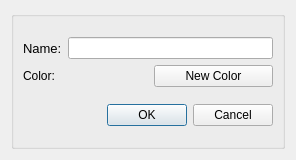
<ui version="4.0" >
 <class>AddAlternDialog</class>
 <widget class="QWidget" name="AddAlternDialog" >
  <property name="windowModality" >
   <enum>Qt::ApplicationModal</enum>
  </property>
  <property name="geometry" >
   <rect>
    <x>0</x>
    <y>0</y>
    <width>296</width>
    <height>160</height>
   </rect>
  </property>
  <property name="font" >
   <font>
    <family>Arial</family>
    <pointsize>9</pointsize>
   </font>
  </property>
  <property name="windowTitle" >
   <string>Add Alternative</string>
  </property>
  <layout class="QHBoxLayout" >
   <item>
    <widget class="QGroupBox" name="groupBox_4" >
     <property name="font" >
      <font>
       <pointsize>9</pointsize>
      </font>
     </property>
     <property name="title" >
      <string/>
     </property>
     <layout class="QVBoxLayout" >
      <item>
       <layout class="QHBoxLayout" >
        <item>
         <layout class="QVBoxLayout" >
          <item>
           <widget class="QLabel" name="name_label" >
            <property name="font" >
             <font>
              <pointsize>10</pointsize>
             </font>
            </property>
            <property name="text" >
             <string>Name:</string>
            </property>
           </widget>
          </item>
          <item>
           <widget class="QLabel" name="color_label" >
            <property name="text" >
             <string>Color:</string>
            </property>
           </widget>
          </item>
         </layout>
        </item>
        <item>
         <layout class="QVBoxLayout" >
          <item>
           <widget class="QLineEdit" name="alternative_name_edit" >
            <property name="minimumSize" >
             <size>
              <width>200</width>
              <height>0</height>
             </size>
            </property>
            <property name="font" >
             <font>
              <pointsize>9</pointsize>
             </font>
            </property>
            <property name="focusPolicy" >
             <enum>Qt::StrongFocus</enum>
            </property>
            <property name="readOnly" >
             <bool>false</bool>
            </property>
           </widget>
          </item>
          <item>
           <layout class="QHBoxLayout" >
            <item>
             <widget class="QLabel" name="new_color_label" >
              <property name="minimumSize" >
               <size>
                <width>80</width>
                <height>20</height>
               </size>
              </property>
              <property name="maximumSize" >
               <size>
                <width>80</width>
                <height>20</height>
               </size>
              </property>
              <property name="text" >
               <string/>
              </property>
             </widget>
            </item>
            <item>
             <widget class="QPushButton" name="change_color_button" >
              <property name="text" >
               <string>New Color</string>
              </property>
             </widget>
            </item>
           </layout>
          </item>
         </layout>
        </item>
       </layout>
      </item>
      <item>
       <layout class="QHBoxLayout" >
        <item>
         <spacer>
          <property name="orientation" >
           <enum>Qt::Horizontal</enum>
          </property>
          <property name="sizeHint" >
           <size>
            <width>81</width>
            <height>20</height>
           </size>
          </property>
         </spacer>
        </item>
        <item>
         <widget class="HelpButton" name="help_define_alternatives" >
          <property name="accessibleDescription" >
           <string>help_definir_las_alternativas</string>
          </property>
          <property name="text" >
           <string/>
          </property>
          <property name="icon" >
           <iconset resource="../resources.qrc" >:/images/help.png</iconset>
          </property>
          <property name="iconSize" >
           <size>
            <width>24</width>
            <height>24</height>
           </size>
          </property>
          <property name="flat" >
           <bool>true</bool>
          </property>
         </widget>
        </item>
        <item>
         <widget class="QDialogButtonBox" name="add_alternative_box" >
          <property name="standardButtons" >
           <set>QDialogButtonBox::Cancel|QDialogButtonBox::NoButton|QDialogButtonBox::Ok</set>
          </property>
         </widget>
        </item>
       </layout>
      </item>
     </layout>
    </widget>
   </item>
  </layout>
 </widget>
 <customwidgets>
  <customwidget>
   <class>HelpButton</class>
   <extends>QPushButton</extends>
   <header location="global" >HelpButton.h</header>
  </customwidget>
 </customwidgets>
 <resources/>
 <connections/>
</ui>
